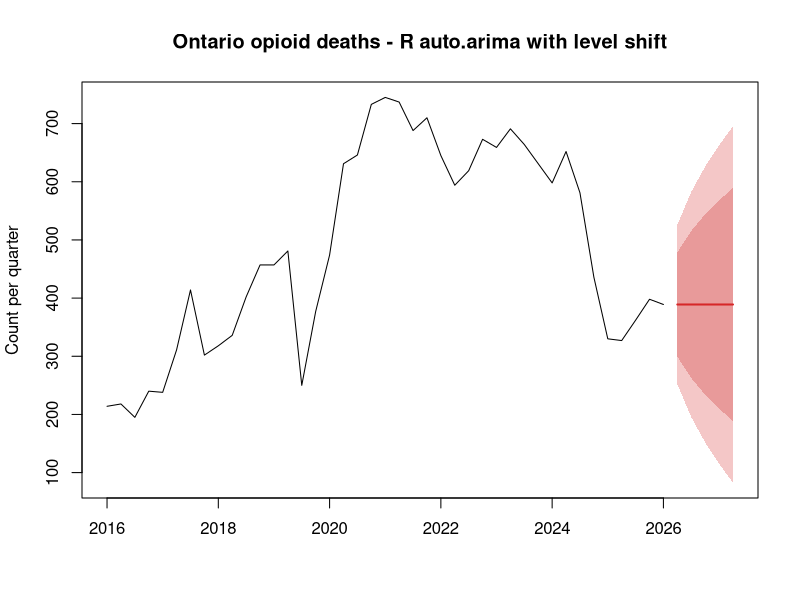
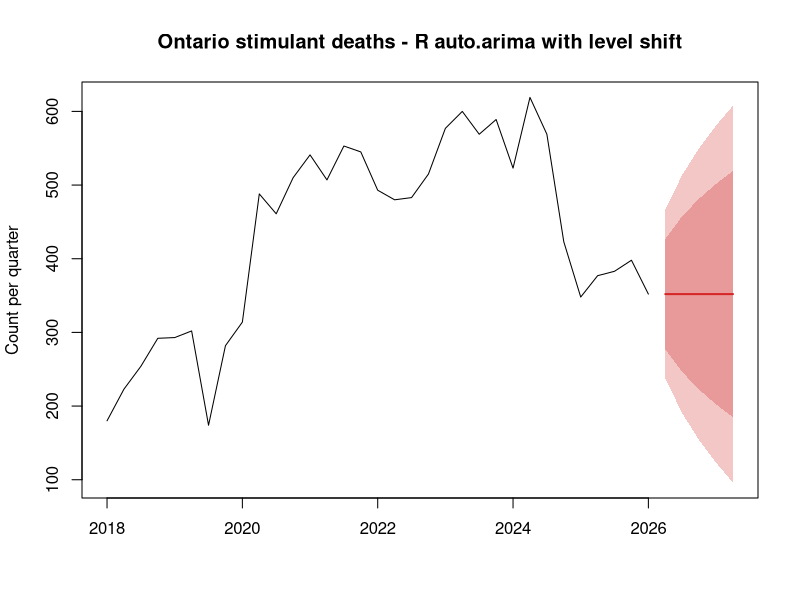
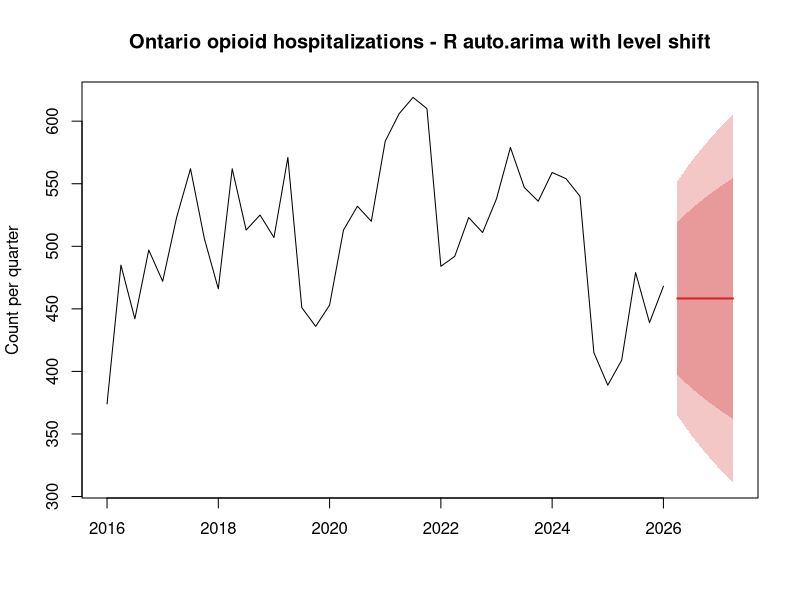
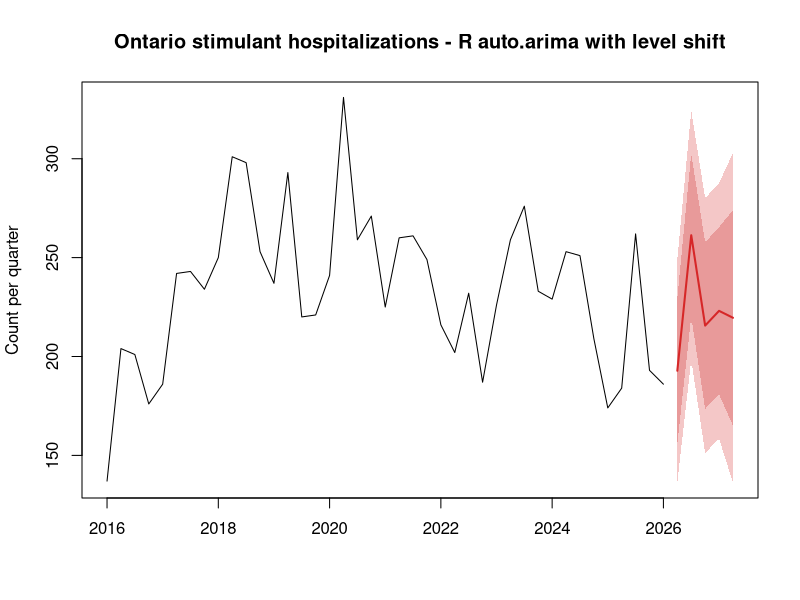

Generate these figures, in order, with R:
# Holdout test and forecasts in R with the forecast package.
# Same design as 02_holdout_and_forecast.py: train to 2024 Q3, test 2024 Q4 to 2026 Q1,
# then refit on all quarters and forecast 2026 Q2 to 2027 Q2 with 80% and 95% intervals.
# Models: seasonal naive, ets() chosen automatically, auto.arima(), and auto.arima()
# with a level-shift regressor from 2024 Q4 for the final forecast.
# Run from the repository root: Rscript scripts/05_forecast.R

library(forecast)

q <- read.csv("data/processed/quarterly_on_ca.csv", stringsAsFactors = FALSE)
q <- q[q$Region == "Ontario", ]

series <- list(
  opioid_deaths = c("Opioids", "Deaths"),
  stimulant_deaths = c("Stimulants", "Deaths"),
  opioid_hospitalizations = c("Opioids", "Hospitalizations"),
  stimulant_hospitalizations = c("Stimulants", "Hospitalizations")
)

to_ts <- function(substance, source) {
  d <- q[q$Substance == substance & q$Source == source & !is.na(q$Value_num), ]
  d <- d[order(d$Year_Quarter), ]
  year <- as.integer(substr(d$Year_Quarter[1], 1, 4))
  qtr <- as.integer(substr(d$Year_Quarter[1], 7, 7))
  ts(d$Value_num, start = c(year, qtr), frequency = 4)
}

dir.create("results", showWarnings = FALSE)
dir.create("images", showWarnings = FALSE)
metrics <- list()
forecasts <- list()

for (name in names(series)) {
  y <- to_ts(series[[name]][1], series[[name]][2])
  train <- window(y, end = c(2024, 3))
  test <- window(y, start = c(2024, 4))
  h <- length(test)

  fits <- list(
    "Seasonal naive" = snaive(train, h = h, level = 95),
    "ETS" = forecast(ets(train), h = h, level = 95),
    "auto.arima" = forecast(auto.arima(train), h = h, level = 95)
  )
  for (model in names(fits)) {
    fc <- fits[[model]]
    acc <- accuracy(fc, test)
    inside <- sum(test >= fc$lower[, 1] & test <= fc$upper[, 1])
    metrics[[length(metrics) + 1]] <- data.frame(
      series = name, model = model, spec = fc$method,
      MAE = round(acc["Test set", "MAE"], 1),
      MAPE = round(acc["Test set", "MAPE"], 1),
      mean_error = round(-acc["Test set", "ME"], 1),  # forecast minus actual
      inside_95 = paste(inside, "of", h)
    )
  }

  # Final forecasts on all quarters, with and without a level shift from 2024 Q4
  shift <- as.numeric(time(y) >= 2024.75)
  fit_plain <- auto.arima(y)
  fit_shift <- auto.arima(y, xreg = cbind(shift = shift))
  fc_plain <- forecast(fit_plain, h = 5, level = c(80, 95))
  fc_shift <- forecast(fit_shift, xreg = cbind(shift = rep(1, 5)), level = c(80, 95))

  for (v in list(list("No level shift", fc_plain), list("Level shift from 2024 Q4", fc_shift))) {
    fc <- v[[2]]
    tt <- time(fc$mean)
    forecasts[[length(forecasts) + 1]] <- data.frame(
      series = name, variant = v[[1]], model = fc$method,
      quarter = paste0(floor(tt), " Q", round((tt - floor(tt)) * 4) + 1),
      forecast = round(as.numeric(fc$mean), 1),
      lo80 = round(as.numeric(fc$lower[, 1]), 1), hi80 = round(as.numeric(fc$upper[, 1]), 1),
      lo95 = round(as.numeric(fc$lower[, 2]), 1), hi95 = round(as.numeric(fc$upper[, 2]), 1)
    )
  }

  png(file.path("images", paste0("r_forecast_", name, ".png")), width = 1350, height = 675, res = 150)
  plot(fc_shift, main = paste("Ontario", gsub("_", " ", name), "- R auto.arima with level shift"),
       ylab = "Count per quarter", fcol = "#d62728", shadecols = c("#f4c7c7", "#e89a9a"))
  dev.off()
}

metrics <- do.call(rbind, metrics)
forecasts <- do.call(rbind, forecasts)
write.csv(metrics, "results/r_holdout_metrics.csv", row.names = FALSE)
write.csv(forecasts, "results/r_forecasts.csv", row.names = FALSE)
print(metrics, row.names = FALSE)
print(forecasts, row.names = FALSE)
